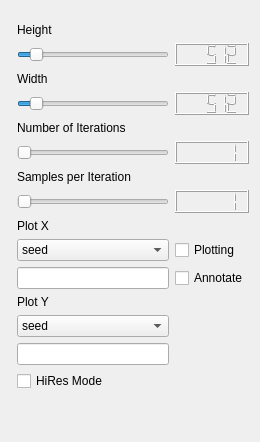
             <widget class="QWidget" name="tab_2">
              <attribute name="title">
               <string>Image</string>
              </attribute>
              <layout class="QGridLayout" name="gridLayout_7">
               <item row="17" column="1">
                <spacer name="verticalSpacer_7">
                 <property name="orientation">
                  <enum>Qt::Vertical</enum>
                 </property>
                 <property name="sizeHint" stdset="0">
                  <size>
                   <width>20</width>
                   <height>40</height>
                  </size>
                 </property>
                </spacer>
               </item>
               <item row="5" column="1">
                <widget class="QSlider" name="widthVal">
                 <property name="minimum">
                  <number>256</number>
                 </property>
                 <property name="maximum">
                  <number>3072</number>
                 </property>
                 <property name="singleStep">
                  <number>64</number>
                 </property>
                 <property name="pageStep">
                  <number>64</number>
                 </property>
                 <property name="value">
                  <number>512</number>
                 </property>
                 <property name="orientation">
                  <enum>Qt::Horizontal</enum>
                 </property>
                </widget>
               </item>
               <item row="0" column="0" rowspan="2" colspan="2">
                <layout class="QVBoxLayout" name="dropZone"/>
               </item>
               <item row="12" column="2">
                <widget class="QCheckBox" name="annotate">
                 <property name="text">
                  <string>Annotate</string>
                 </property>
                </widget>
               </item>
               <item row="13" column="1">
                <widget class="QLabel" name="label_52">
                 <property name="text">
                  <string>Plot Y</string>
                 </property>
                </widget>
               </item>
               <item row="8" column="1">
                <widget class="QLabel" name="label_2">
                 <property name="text">
                  <string>Samples per Iteration</string>
                 </property>
                </widget>
               </item>
               <item row="7" column="1">
                <widget class="QSlider" name="n_batch">
                 <property name="minimum">
                  <number>1</number>
                 </property>
                 <property name="maximum">
                  <number>2000</number>
                 </property>
                 <property name="pageStep">
                  <number>1</number>
                 </property>
                 <property name="value">
                  <number>1</number>
                 </property>
                 <property name="orientation">
                  <enum>Qt::Horizontal</enum>
                 </property>
                </widget>
               </item>
               <item row="3" column="1">
                <widget class="QSlider" name="heightVal">
                 <property name="minimum">
                  <number>256</number>
                 </property>
                 <property name="maximum">
                  <number>3072</number>
                 </property>
                 <property name="singleStep">
                  <number>64</number>
                 </property>
                 <property name="pageStep">
                  <number>64</number>
                 </property>
                 <property name="value">
                  <number>512</number>
                 </property>
                 <property name="orientation">
                  <enum>Qt::Horizontal</enum>
                 </property>
                 <property name="tickInterval">
                  <number>0</number>
                 </property>
                </widget>
               </item>
               <item row="10" column="1">
                <widget class="QLabel" name="label_51">
                 <property name="text">
                  <string>Plot X</string>
                 </property>
                </widget>
               </item>
               <item row="7" column="2">
                <widget class="QLCDNumber" name="batchSizeNumber">
                 <property name="intValue" stdset="0">
                  <number>1</number>
                 </property>
                </widget>
               </item>
               <item row="3" column="2">
                <widget class="QLCDNumber" name="heightNumber">
                 <property name="intValue" stdset="0">
                  <number>512</number>
                 </property>
                </widget>
               </item>
               <item row="9" column="2">
                <widget class="QLCDNumber" name="samplesNumber">
                 <property name="intValue" stdset="0">
                  <number>1</number>
                 </property>
                </widget>
               </item>
               <item row="12" column="1">
                <widget class="QLineEdit" name="plotXLine"/>
               </item>
               <item row="14" column="1">
                <widget class="QComboBox" name="plotY">
                 <item>
                  <property name="text">
                   <string>seed</string>
                  </property>
                 </item>
                 <item>
                  <property name="text">
                   <string>sampler</string>
                  </property>
                 </item>
                 <item>
                  <property name="text">
                   <string>steps</string>
                  </property>
                 </item>
                 <item>
                  <property name="text">
                   <string>scale</string>
                  </property>
                 </item>
                 <item>
                  <property name="text">
                   <string>ddim_eta</string>
                  </property>
                 </item>
                 <item>
                  <property name="text">
                   <string>strength</string>
                  </property>
                 </item>
                 <item>
                  <property name="text">
                   <string>mean_scale</string>
                  </property>
                 </item>
                 <item>
                  <property name="text">
                   <string>var_scale</string>
                  </property>
                 </item>
                 <item>
                  <property name="text">
                   <string>exposure_scale</string>
                  </property>
                 </item>
                 <item>
                  <property name="text">
                   <string>exposure_target</string>
                  </property>
                 </item>
                 <item>
                  <property name="text">
                   <string>colormatch_scale</string>
                  </property>
                 </item>
                 <item>
                  <property name="text">
                   <string>colormatch_image</string>
                  </property>
                 </item>
                 <item>
                  <property name="text">
                   <string>colormatch_n_colors</string>
                  </property>
                 </item>
                 <item>
                  <property name="text">
                   <string>ignore_sat_weight</string>
                  </property>
                 </item>
                 <item>
                  <property name="text">
                   <string>clip_scale</string>
                  </property>
                 </item>
                 <item>
                  <property name="text">
                   <string>aesthetics_scale</string>
                  </property>
                 </item>
                 <item>
                  <property name="text">
                   <string>cutn</string>
                  </property>
                 </item>
                 <item>
                  <property name="text">
                   <string>cut_pow</string>
                  </property>
                 </item>
                 <item>
                  <property name="text">
                   <string>init_mse_scale</string>
                  </property>
                 </item>
                 <item>
                  <property name="text">
                   <string>init_mse_image</string>
                  </property>
                 </item>
                 <item>
                  <property name="text">
                   <string>blue_scale</string>
                  </property>
                 </item>
                 <item>
                  <property name="text">
                   <string>gradient_wrt</string>
                  </property>
                 </item>
                 <item>
                  <property name="text">
                   <string>gradient_add_to</string>
                  </property>
                 </item>
                 <item>
                  <property name="text">
                   <string>decode_method</string>
                  </property>
                 </item>
                 <item>
                  <property name="text">
                   <string>grad_threshold_type</string>
                  </property>
                 </item>
                 <item>
                  <property name="text">
                   <string>clamp_grad_threshold</string>
                  </property>
                 </item>
                 <item>
                  <property name="text">
                   <string>clamp_start</string>
                  </property>
                 </item>
                 <item>
                  <property name="text">
                   <string>clamp_stop</string>
                  </property>
                 </item>
                 <item>
                  <property name="text">
                   <string>grad_inject_timing</string>
                  </property>
                 </item>
                 <item>
                  <property name="text">
                   <string>T</string>
                  </property>
                 </item>
                 <item>
                  <property name="text">
                   <string>lr</string>
                  </property>
                 </item>
                </widget>
               </item>
               <item row="11" column="1">
                <widget class="QComboBox" name="plotX">
                 <item>
                  <property name="text">
                   <string>seed</string>
                  </property>
                 </item>
                 <item>
                  <property name="text">
                   <string>sampler</string>
                  </property>
                 </item>
                 <item>
                  <property name="text">
                   <string>steps</string>
                  </property>
                 </item>
                 <item>
                  <property name="text">
                   <string>scale</string>
                  </property>
                 </item>
                 <item>
                  <property name="text">
                   <string>ddim_eta</string>
                  </property>
                 </item>
                 <item>
                  <property name="text">
                   <string>strength</string>
                  </property>
                 </item>
                 <item>
                  <property name="text">
                   <string>mean_scale</string>
                  </property>
                 </item>
                 <item>
                  <property name="text">
                   <string>var_scale</string>
                  </property>
                 </item>
                 <item>
                  <property name="text">
                   <string>exposure_scale</string>
                  </property>
                 </item>
                 <item>
                  <property name="text">
                   <string>exposure_target</string>
                  </property>
                 </item>
                 <item>
                  <property name="text">
                   <string>colormatch_scale</string>
                  </property>
                 </item>
                 <item>
                  <property name="text">
                   <string>colormatch_image</string>
                  </property>
                 </item>
                 <item>
                  <property name="text">
                   <string>colormatch_n_colors</string>
                  </property>
                 </item>
                 <item>
                  <property name="text">
                   <string>ignore_sat_weight</string>
                  </property>
                 </item>
                 <item>
                  <property name="text">
                   <string>clip_scale</string>
                  </property>
                 </item>
                 <item>
                  <property name="text">
                   <string>aesthetics_scale</string>
                  </property>
                 </item>
                 <item>
                  <property name="text">
                   <string>cutn</string>
                  </property>
                 </item>
                 <item>
                  <property name="text">
                   <string>cut_pow</string>
                  </property>
                 </item>
                 <item>
                  <property name="text">
                   <string>init_mse_scale</string>
                  </property>
                 </item>
                 <item>
                  <property name="text">
                   <string>init_mse_image</string>
                  </property>
                 </item>
                 <item>
                  <property name="text">
                   <string>blue_scale</string>
                  </property>
                 </item>
                 <item>
                  <property name="text">
                   <string>gradient_wrt</string>
                  </property>
                 </item>
                 <item>
                  <property name="text">
                   <string>gradient_add_to</string>
                  </property>
                 </item>
                 <item>
                  <property name="text">
                   <string>decode_method</string>
                  </property>
                 </item>
                 <item>
                  <property name="text">
                   <string>grad_threshold_type</string>
                  </property>
                 </item>
                 <item>
                  <property name="text">
                   <string>clamp_grad_threshold</string>
                  </property>
                 </item>
                 <item>
                  <property name="text">
                   <string>clamp_start</string>
                  </property>
                 </item>
                 <item>
                  <property name="text">
                   <string>clamp_stop</string>
                  </property>
                 </item>
                 <item>
                  <property name="text">
                   <string>grad_inject_timing</string>
                  </property>
                 </item>
                 <item>
                  <property name="text">
                   <string>T</string>
                  </property>
                 </item>
                 <item>
                  <property name="text">
                   <string>lr</string>
                  </property>
                 </item>
                </widget>
               </item>
               <item row="9" column="1">
                <widget class="QSlider" name="n_samples">
                 <property name="minimum">
                  <number>1</number>
                 </property>
                 <property name="maximum">
                  <number>1500</number>
                 </property>
                 <property name="pageStep">
                  <number>1</number>
                 </property>
                 <property name="value">
                  <number>1</number>
                 </property>
                 <property name="orientation">
                  <enum>Qt::Horizontal</enum>
                 </property>
                </widget>
               </item>
               <item row="4" column="1">
                <widget class="QLabel" name="label_3">
                 <property name="text">
                  <string>Width</string>
                 </property>
                </widget>
               </item>
               <item row="5" column="2">
                <widget class="QLCDNumber" name="widthNumber">
                 <property name="intValue" stdset="0">
                  <number>512</number>
                 </property>
                </widget>
               </item>
               <item row="2" column="1">
                <widget class="QLabel" name="label_4">
                 <property name="text">
                  <string>Height</string>
                 </property>
                </widget>
               </item>
               <item row="6" column="1">
                <widget class="QLabel" name="label">
                 <property name="text">
                  <string>Number of Iterations</string>
                 </property>
                </widget>
               </item>
               <item row="11" column="2">
                <widget class="QCheckBox" name="plotting">
                 <property name="text">
                  <string>Plotting</string>
                 </property>
                </widget>
               </item>
               <item row="15" column="1">
                <widget class="QLineEdit" name="plotYLine"/>
               </item>
               <item row="16" column="1">
                <widget class="QCheckBox" name="hires">
                 <property name="text">
                  <string>HiRes Mode</string>
                 </property>
                </widget>
               </item>
              </layout>
             </widget>
